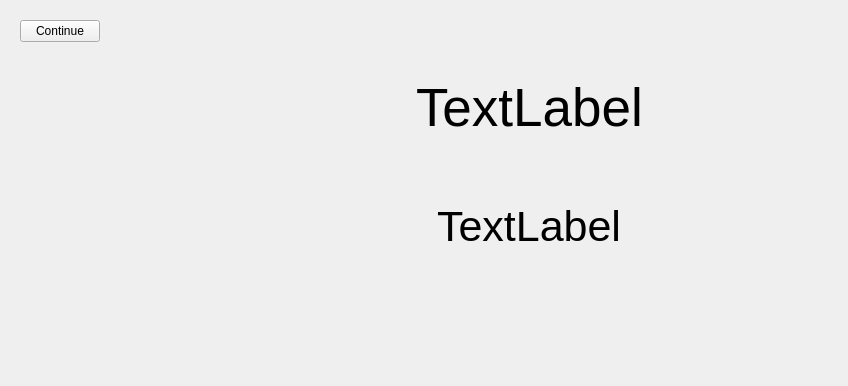
<?xml version="1.0" encoding="UTF-8"?>
<ui version="4.0">
 <class>HeartTransformValidationWidget</class>
 <widget class="QWidget" name="HeartTransformValidationWidget">
  <property name="geometry">
   <rect>
    <x>0</x>
    <y>0</y>
    <width>848</width>
    <height>386</height>
   </rect>
  </property>
  <property name="windowTitle">
   <string>Heart Transform Validation</string>
  </property>
  <layout class="QHBoxLayout" name="horizontalLayout">
   <item>
    <widget class="QWidget" name="control_widget" native="true">
     <property name="sizePolicy">
      <sizepolicy hsizetype="Preferred" vsizetype="Preferred">
       <horstretch>1</horstretch>
       <verstretch>0</verstretch>
      </sizepolicy>
     </property>
     <layout class="QVBoxLayout" name="verticalLayout">
      <item>
       <layout class="QHBoxLayout" name="horizontalLayout_2">
        <item>
         <widget class="QPushButton" name="continue_push_button">
          <property name="text">
           <string>Continue</string>
          </property>
         </widget>
        </item>
        <item>
         <spacer name="horizontalSpacer">
          <property name="orientation">
           <enum>Qt::Horizontal</enum>
          </property>
          <property name="sizeHint" stdset="0">
           <size>
            <width>40</width>
            <height>20</height>
           </size>
          </property>
         </spacer>
        </item>
       </layout>
      </item>
      <item>
       <spacer name="verticalSpacer">
        <property name="orientation">
         <enum>Qt::Vertical</enum>
        </property>
        <property name="sizeHint" stdset="0">
         <size>
          <width>20</width>
          <height>40</height>
         </size>
        </property>
       </spacer>
      </item>
     </layout>
    </widget>
   </item>
   <item>
    <widget class="QWidget" name="display_widget" native="true">
     <property name="sizePolicy">
      <sizepolicy hsizetype="Preferred" vsizetype="Preferred">
       <horstretch>3</horstretch>
       <verstretch>0</verstretch>
      </sizepolicy>
     </property>
     <layout class="QVBoxLayout" name="verticalLayout_2">
      <item>
       <spacer name="verticalSpacer_3">
        <property name="orientation">
         <enum>Qt::Vertical</enum>
        </property>
        <property name="sizeHint" stdset="0">
         <size>
          <width>20</width>
          <height>47</height>
         </size>
        </property>
       </spacer>
      </item>
      <item>
       <layout class="QHBoxLayout" name="horizontalLayout_3">
        <item>
         <spacer name="horizontalSpacer_2">
          <property name="orientation">
           <enum>Qt::Horizontal</enum>
          </property>
          <property name="sizeHint" stdset="0">
           <size>
            <width>40</width>
            <height>20</height>
           </size>
          </property>
         </spacer>
        </item>
        <item>
         <widget class="QLabel" name="rms_display_label">
          <property name="font">
           <font>
            <pointsize>40</pointsize>
           </font>
          </property>
          <property name="text">
           <string>TextLabel</string>
          </property>
         </widget>
        </item>
        <item>
         <spacer name="horizontalSpacer_3">
          <property name="orientation">
           <enum>Qt::Horizontal</enum>
          </property>
          <property name="sizeHint" stdset="0">
           <size>
            <width>40</width>
            <height>20</height>
           </size>
          </property>
         </spacer>
        </item>
       </layout>
      </item>
      <item>
       <spacer name="verticalSpacer_2">
        <property name="orientation">
         <enum>Qt::Vertical</enum>
        </property>
        <property name="sizeHint" stdset="0">
         <size>
          <width>20</width>
          <height>47</height>
         </size>
        </property>
       </spacer>
      </item>
      <item>
       <layout class="QHBoxLayout" name="horizontalLayout_4">
        <item>
         <spacer name="horizontalSpacer_4">
          <property name="orientation">
           <enum>Qt::Horizontal</enum>
          </property>
          <property name="sizeHint" stdset="0">
           <size>
            <width>40</width>
            <height>20</height>
           </size>
          </property>
         </spacer>
        </item>
        <item>
         <widget class="QLabel" name="validation_result_label">
          <property name="font">
           <font>
            <pointsize>32</pointsize>
           </font>
          </property>
          <property name="text">
           <string>TextLabel</string>
          </property>
         </widget>
        </item>
        <item>
         <spacer name="horizontalSpacer_5">
          <property name="orientation">
           <enum>Qt::Horizontal</enum>
          </property>
          <property name="sizeHint" stdset="0">
           <size>
            <width>40</width>
            <height>20</height>
           </size>
          </property>
         </spacer>
        </item>
       </layout>
      </item>
      <item>
       <spacer name="verticalSpacer_4">
        <property name="orientation">
         <enum>Qt::Vertical</enum>
        </property>
        <property name="sizeHint" stdset="0">
         <size>
          <width>20</width>
          <height>47</height>
         </size>
        </property>
       </spacer>
      </item>
      <item>
       <spacer name="verticalSpacer_5">
        <property name="orientation">
         <enum>Qt::Vertical</enum>
        </property>
        <property name="sizeHint" stdset="0">
         <size>
          <width>20</width>
          <height>40</height>
         </size>
        </property>
       </spacer>
      </item>
     </layout>
    </widget>
   </item>
  </layout>
 </widget>
 <resources/>
 <connections/>
</ui>
